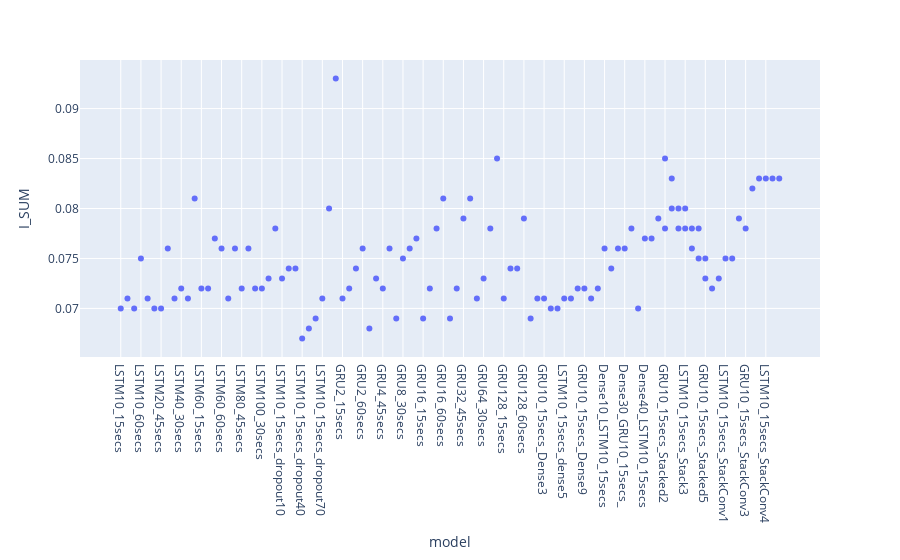

Here is the notebook cell this chart was saved with:
### Code cell
fig = px.scatter(df, x=df.index, y="I_SUM", height=800)
fig.show()

### Figure 1 — Plotly figure (JSON) as saved in the notebook; plotly's stock layout.template omitted (floating-point values rounded to 4 significant figures)
{"data": [{"hovertemplate": "model=%{x}<br>I_SUM=%{y}<extra></extra>", "legendgroup": "", "marker": {"color": "#636efa", "symbol": "circle"}, "mode": "markers", "name": "", "orientation": "v", "showlegend": false, "type": "scatter", "x": ["LSTM10_15secs", "LSTM10_30secs", "LSTM10_45secs", "LSTM10_60secs", "LSTM20_15secs", "LSTM20_30secs", "LSTM20_45secs", "LSTM20_60secs", "LSTM40_15secs", "LSTM40_30secs", "LSTM40_45secs", "LSTM40_60secs", "LSTM60_15secs", "LSTM60_30secs", "LSTM60_45secs", "LSTM60_60secs", "LSTM80_15secs", "LSTM80_30secs", "LSTM80_45secs", "LSTM80_60secs", "LSTM100_15secs", "LSTM100_30secs", "LSTM100_45secs", "LSTM100_60secs", "LSTM10_15secs_dropout10", "LSTM10_15secs_dropout20", "LSTM10_15secs_dropout30", "LSTM10_15secs_dropout40", "LSTM10_15secs_dropout50", "LSTM10_15secs_dropout60", "LSTM10_15secs_dropout70", "LSTM10_15secs_dropout80", "LSTM10_15secs_dropout90", "GRU2_15secs", "GRU2_30secs", "GRU2_45secs", "GRU2_60secs", "GRU4_15secs", "GRU4_30secs", "GRU4_45secs", "GRU4_60secs", "GRU8_15secs", "GRU8_30secs", "GRU8_45secs", "GRU8_60secs", "GRU16_15secs", "GRU16_30secs", "GRU16_45secs", "GRU16_60secs", "GRU32_15secs", "GRU32_30secs", "GRU32_45secs", "GRU32_60secs", "GRU64_15secs", "GRU64_30secs", "GRU64_45secs", "GRU64_60secs", "GRU128_15secs", "GRU128_30secs", "GRU128_45secs", "GRU128_60secs", "GRU10_15secs_Dense1", "LSTM10_15secs_dense1", "GRU10_15secs_Dense3", "LSTM10_15secs_dense3", "GRU10_15secs_Dense5", "LSTM10_15secs_dense5", "GRU10_15secs_Dense7", "LSTM10_15secs_dense7", "GRU10_15secs_Dense9", "LSTM10_15secs_dense9", "Dense10_GRU10_15secs_", "Dense10_LSTM10_15secs", "Dense20_GRU10_15secs_", "Dense20_LSTM10_15secs", "Dense30_GRU10_15secs_", "Dense30_LSTM10_15secs", "Dense40_GRU10_15secs_", "Dense40_LSTM10_15secs", "Dense50_GRU10_15secs_", "Dense50_LSTM10_15secs", "GRU10_15secs_Stacked2", "LSTM10_15secs_Stack2", "GRU10_15secs_Stacked3", "LSTM10_15secs_Stack3", "GRU10_15secs_Stacked4", "LSTM10_15secs_Stack4", "GRU10_15secs_Stacked5", "GRU10_15secs_Stacked2", "LSTM10_15secs_Stack2", "GRU10_15secs_Stacked3", "LSTM10_15secs_Stack3", "GRU10_15secs_Stacked4", "LSTM10_15secs_Stack4", "GRU10_15secs_Stacked5", "LSTM10_15secs_Stack5", "GRU10_15secs_StackConv1", "LSTM10_15secs_StackConv1", "GRU10_15secs_StackConv2", "LSTM10_15secs_StackConv2", "GRU10_15secs_StackConv3", "LSTM10_15secs_StackConv3", "GRU10_15secs_StackConv4", "LSTM10_15secs_StackConv4", "GRU10_15secs_StackConv5", "LSTM10_15secs_StackConv5"], "xaxis": "x", "y": [0.07, 0.071, 0.07, 0.075, 0.071, 0.07, 0.07, 0.076, 0.071, 0.072, 0.071, 0.081, 0.072, 0.072, 0.077, 0.076, 0.071, 0.076, 0.072, 0.076, 0.072, 0.072, 0.073, 0.078, 0.073, 0.074, 0.074, 0.067, 0.068, 0.069, 0.071, 0.08, 0.093, 0.071, 0.072, 0.074, 0.076, 0.068, 0.073, 0.072, 0.076, 0.069, 0.075, 0.076, 0.077, 0.069, 0.072, 0.078, 0.081, 0.069, 0.072, 0.079, 0.081, 0.071, 0.073, 0.078, 0.085, 0.071, 0.074, 0.074, 0.079, 0.069, 0.071, 0.071, 0.07, 0.07, 0.071, 0.071, 0.072, 0.072, 0.071, 0.072, 0.076, 0.074, 0.076, 0.076, 0.078, 0.07, 0.077, 0.077, 0.079, 0.078, 0.08, 0.078, 0.08, 0.076, 0.078, 0.073, 0.085, 0.083, 0.08, 0.078, 0.078, 0.075, 0.075, 0.072, 0.073, 0.075, 0.075, 0.079, 0.078, 0.082, 0.083, 0.083, 0.083, 0.083], "yaxis": "y"}], "layout": {"autosize": true, "legend": {"tracegroupgap": 0}, "margin": {"t": 60}, "xaxis": {"anchor": "y", "autorange": true, "domain": [0, 1], "range": [-5.803, 103.8], "title": {"text": "model"}, "type": "category"}, "yaxis": {"anchor": "x", "autorange": true, "domain": [0, 1], "range": [0.06532, 0.09468], "title": {"text": "I_SUM"}, "type": "linear"}}}
